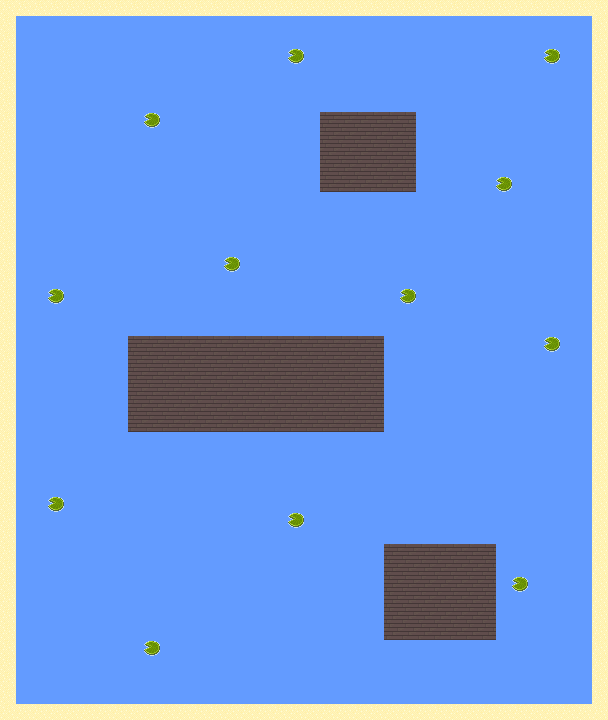

Tiled map render using the project's own tile images. Description and the map definition, with tile-layer contents summarised, below:
An orthogonal 38x45 tile map with 16x16 px tiles, 2 tile layers (Tile Layer 1, Tile Layer 2), 2 tilesets and 7 objects (7x rectangle).

<map version="1.8" tiledversion="1.8.6" orientation="orthogonal" renderorder="right-down" width="38" height="45" tilewidth="16" tileheight="16" infinite="0" nextlayerid="4" nextobjectid="11">
 <tileset firstgid="1" source="tile_obj.tsx" />
 <tileset firstgid="1993" source="tile.tsx" />
 <layer id="1" name="Tile Layer 1" width="38" height="45">
  <data>[1710 cells, 1710 non-empty, 4 distinct tile ids]</data>
 </layer>
 <layer id="2" name="Tile Layer 2" width="38" height="45">
  <data>[1710 cells, 342 non-empty, 3 distinct tile ids]</data>
 </layer>
 <objectgroup id="3" name="obj layer">
  <object id="1" name="blocked" type="rectangle" x="-4" y="2" width="617" height="13" />
  <object id="3" name="blocked" type="rectangle" x="592" y="17" width="15" height="700" />
  <object id="5" name="blocked" type="rectangle" x="-7" y="704" width="599" height="17" />
  <object id="7" name="blocked" type="rectangle" x="1" y="17" width="13" height="687" />
  <object id="8" name="blocked" type="rectangle" x="317" y="110" width="100" height="83" />
  <object id="9" name="blocked" type="rectangle" x="128" y="338" width="255" height="93" />
  <object id="10" name="blocked" type="rectangle" x="386" y="544" width="108" height="95" />
 </objectgroup>
</map>
